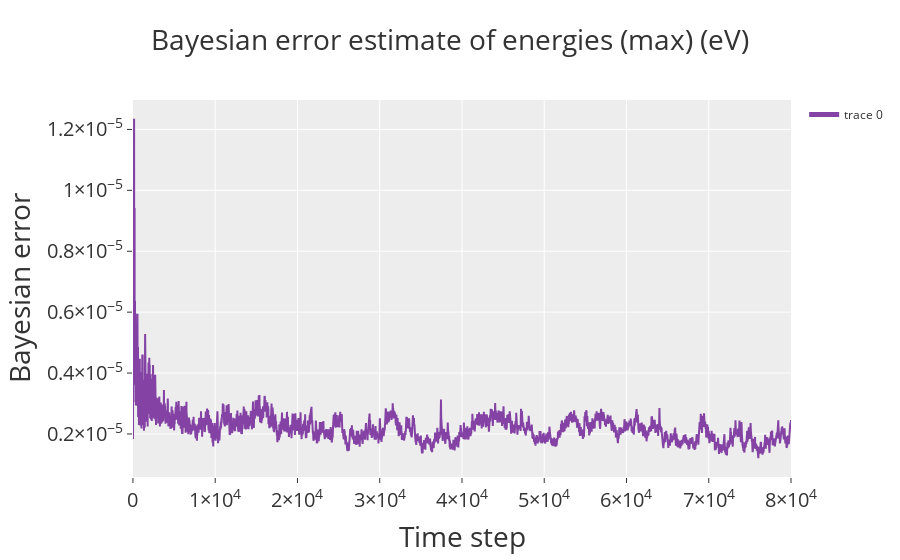

Notebook cell for this chart:
### Markdown cell above
## Plot the Bayesian error and in-sample error of the ENERGIES using the following code

### Code cell
! grep BEEF ./servidor/ML_LOGFILE > ./servidor/BEEF.dat

t1, beef = np.loadtxt("./servidor/BEEF.dat",
                      usecols=[1,2], unpack=True)

g = plot(t1[5:], beef[5:],
    xlabel="Time step",
    xlabel_kwargs={"fontsize":30},
    ylabel="Bayesian error",
    title=r"Bayesian error estimate of energies (max) (eV)"
)

fig = g.to_plotly()  # convert py4vasp Graph -> plotly figure :contentReference[oaicite:0]{index=0}

# Axis title sizes
fig.update_xaxes(title_font=dict(size=28))
fig.update_yaxes(title_font=dict(size=28))

# Plot title size
fig.update_layout(title=dict(font=dict(size=28)))

# (Optional) tick label sizes
fig.update_xaxes(tickfont=dict(size=20))
fig.update_yaxes(tickfont=dict(size=20))

fig.write_image("Cel_B_NVT_300K_VASP_E_Bay.png", scale=3)
fig.show()

### Figure 1 — Plotly figure (JSON) as saved in the notebook; plotly's stock layout.template omitted (floating-point values rounded to 4 significant figures; data arrays with more than 128 entries replaced by an {"elided": "..."} marker saying what was removed)
{"data": [{"line": {"color": "#8342A4"}, "showlegend": true, "type": "scatter", "x": {"elided": "79995 float values"}, "y": {"elided": "79995 float values"}, "yaxis": "y"}], "layout": {"legend": {"itemsizing": "constant"}, "title": {"font": {"size": 28}, "text": "Bayesian error estimate of energies (max) (eV)"}, "xaxis": {"tickfont": {"size": 20}, "title": {"font": {"size": 28}, "text": "Time step"}}, "yaxis": {"tickfont": {"size": 20}, "title": {"font": {"size": 28}, "text": "Bayesian error"}}}}
